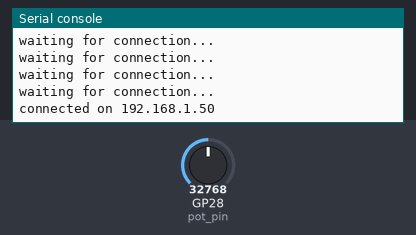
The program below on a simulated Raspberry Pi Pico running MicroPython. Shown: the last lines printed to the serial console. The test bench sets the inputs (shaded band); at power-on: GP28 (pot_pin) = 32768 (analog values on the 0–65535 scale). WiFi joins after 1.5 s; requests to the public web service named in the program get a made-up reply in its usual format after 0.4 s (London, UTC, broken clouds, 64 % humidity, 1013 hPa unless stated).

Above: at 2.7 s.
2.8 s: GP28 (pot_pin) set to 45874
At 7.9 s:
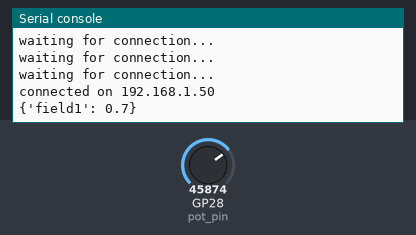
10.7 s: GP28 (pot_pin) set to 57670
At 13.2 s:
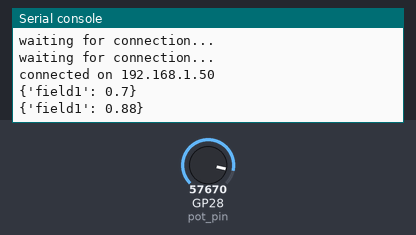

Measured:
- after the input at 2.8 s, the serial console: prints a new line after 4.1 s (image 1)
- after the input at 10.7 s, the serial console: prints a new line after 1.6 s (image 2)

The program:

thingspeak.py
```python
import machine
import urequests
import network, time
import math

pot_pin = machine.ADC(28)
max_val = math.pow(2,16) - 1

HTTP_HEADERS = {'Content-Type': 'application/json'}
THINGSPEAK_WRITE_API_KEY = 'YOUR_THINGSPEAK_WRITE_API_KEY'

ssid = 'YOUR_SSID'
password = 'YOUR_PASSWORD'
wlan=network.WLAN(network.STA_IF)
wlan.active(True)
wlan.connect(ssid, password)
while not wlan.isconnected():
    print('waiting for connection...')
print(f'connected on {wlan.ifconfig()[0]}')

while True:
    time.sleep(5)
    pot_val = pot_pin.read_u16()
    pot_pct = round(pot_val / max_val, 2)
    data = {'field1': pot_pct}
    request = urequests.post('http://api.thingspeak.com/update?api_key='+THINGSPEAK_WRITE_API_KEY, json=data, headers=HTTP_HEADERS)
    request.close()
    print(data)
```
